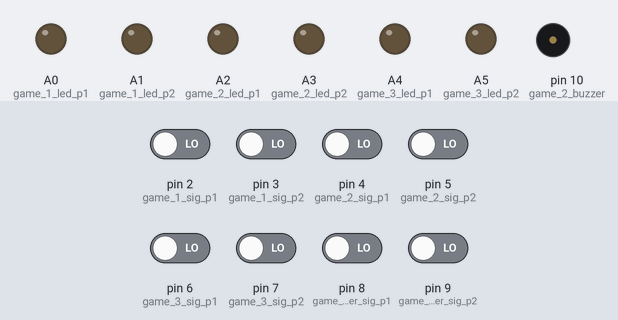
A sketch run on a simulated Arduino Uno, built with avr-gcc and run on an emulated ATmega328P. Shown: output pins drawn as LEDs (lit = HIGH), buzzer (waves = sounding, pin HIGH). Inputs (shaded band) come from the test bench; at power-on: pin 2 (game_1_sig_p1), pin 3 (game_1_sig_p2), pin 4 (game_2_sig_p1), pin 5 (game_2_sig_p2), pin 6 (game_3_sig_p1), pin 7 (game_3_sig_p2), pin 8 (game_buzzer_sig_p1), pin 9 (game_buzzer_sig_p2) LOW.

Above: at 1.2 s.
1.3 s: pin 2 (game_1_sig_p1) driven HIGH
At 3.7 s:
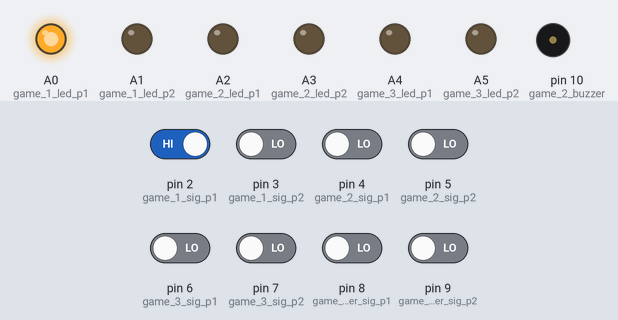
4.0 s: pin 3 (game_1_sig_p2) driven HIGH
At 6.2 s:
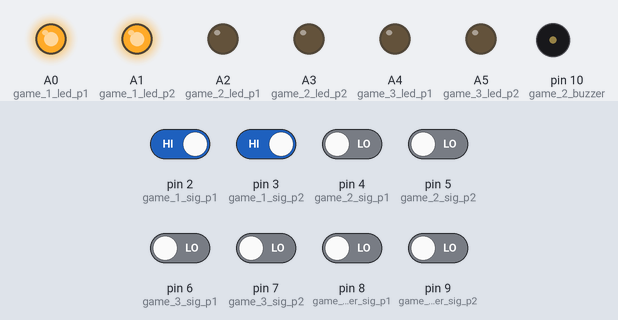
6.8 s: pin 4 (game_2_sig_p1) driven HIGH
At 7.7 s:
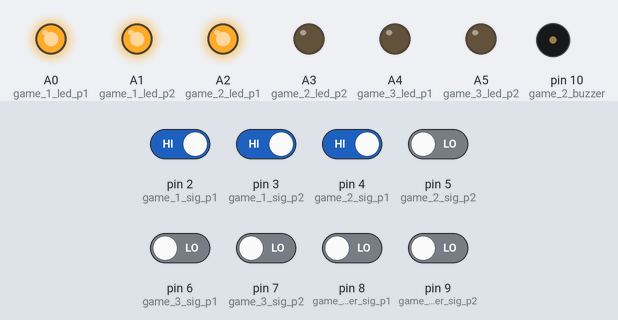
8.3 s: pin 5 (game_2_sig_p2) driven HIGH
At 8.8 s:
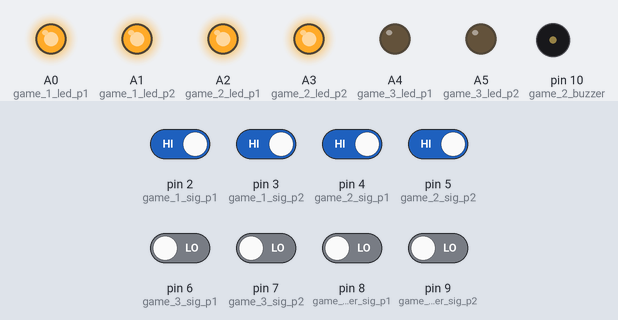
9.8 s: pin 6 (game_3_sig_p1) driven HIGH
At 11.0 s:
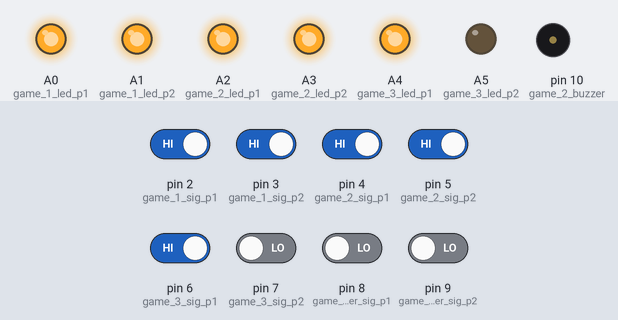
11.3 s: pin 7 (game_3_sig_p2) driven HIGH
At 12.3 s:
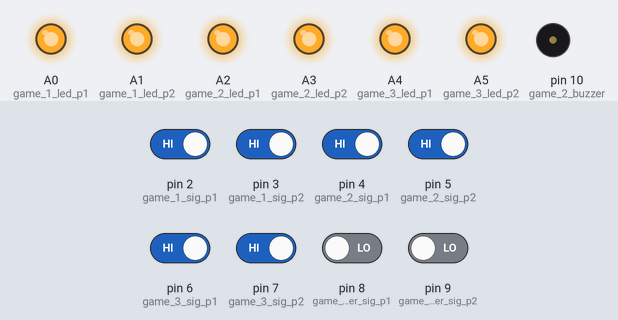
Timing chart, 0 to 13.8 s (numbered marks = the images above; inputs shaded):
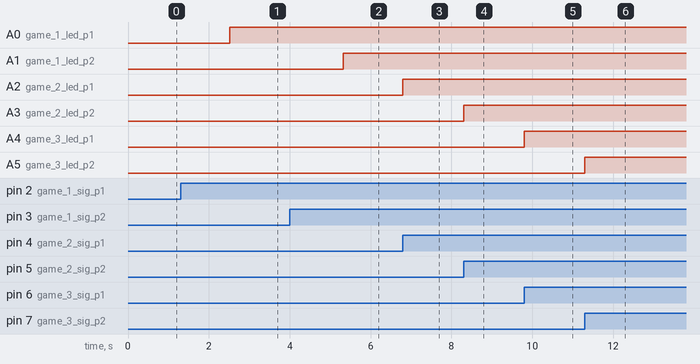

The sketch:

final.ino
```cpp
// Pin Setup
// Signal Pins
int game_1_sig_p1 = 2;
int game_1_sig_p2 = 3;
int game_2_sig_p1 = 4;
int game_2_sig_p2 = 5;
int game_3_sig_p1 = 6;
int game_3_sig_p2 = 7;

int game_buzzer_sig_p1 = 8;
int game_buzzer_sig_p2 = 9;

// LED Pins
int game_1_led_p1 = A0;
int game_1_led_p2 = A1;
int game_2_led_p1 = A2;
int game_2_led_p2 = A3;
int game_3_led_p1 = A4;
int game_3_led_p2 = A5;


// Buzzer Pin
int game_2_buzzer = 10;


// Game 1 counters
int game_1_counter_p1 = 0;
int game_1_counter_p2 = 0;


// Win Flags
bool game_1_win_p1 = false;
bool game_1_win_p2 = false;

bool game_2_win_p1 = false;
bool game_2_win_p2 = false;

bool game_3_win_p1 = false;
bool game_3_win_p2 = false;

void setup() {
  // Signal Pins
  pinMode(game_1_sig_p1, INPUT);
  pinMode(game_1_sig_p2, INPUT);
  pinMode(game_2_sig_p1, INPUT);
  pinMode(game_2_sig_p2, INPUT);
  pinMode(game_3_sig_p1, INPUT);
  pinMode(game_3_sig_p2, INPUT);
  // LED
  pinMode(game_1_led_p1, OUTPUT);
  pinMode(game_1_led_p2, OUTPUT);
  pinMode(game_2_led_p1, OUTPUT);
  pinMode(game_2_led_p2, OUTPUT);
  pinMode(game_3_led_p1, OUTPUT);
  pinMode(game_3_led_p2, OUTPUT);

  // Buzzer
  pinMode(game_2_buzzer, OUTPUT);

  Serial.begin(9600);
}

void LEDS() {
  if (game_1_win_p1 == true) digitalWrite(game_1_led_p1, HIGH);
  if (game_1_win_p2 == true) digitalWrite(game_1_led_p2, HIGH);

  if (game_2_win_p1 == true) digitalWrite(game_2_led_p1, HIGH);
  if (game_2_win_p2 == true) digitalWrite(game_2_led_p2, HIGH);

  if (game_3_win_p1 == true) digitalWrite(game_3_led_p1, HIGH);
  if (game_3_win_p2 == true) digitalWrite(game_3_led_p2, HIGH);
}

void game_1() {
  if (digitalRead(game_1_sig_p1) == HIGH) {
    game_1_counter_p1++;
    if (game_1_counter_p1 > 30000) {
      game_1_win_p1 = true;
    }
  } else {
    if (game_1_counter_p1 > 0) {
        game_1_counter_p1--;
    }
  }

  if (digitalRead(game_1_sig_p2) == HIGH) {
    game_1_counter_p2++;
    if (game_1_counter_p2 > 30000) {
      game_1_win_p2 = true;
    }
  } else {
    if (game_1_counter_p2 > 0) {
        game_1_counter_p2--;
    }
  }
}

void game_2() {
  if (digitalRead(game_buzzer_sig_p1) == HIGH) {
    tone(game_2_buzzer, 300, 100);
  }

  if (digitalRead(game_buzzer_sig_p2) == HIGH) {
    tone(game_2_buzzer, 800, 100);
  }

  if (digitalRead(game_2_sig_p1) == HIGH) {
    game_2_win_p1 = true;
  }
  if (digitalRead(game_2_sig_p2) == HIGH) {
    game_2_win_p2 = true;
  }

}

void game_3() {

  if (digitalRead(game_3_sig_p1) == HIGH) {
    game_3_win_p1 = true;
  }
  if (digitalRead(game_3_sig_p2) == HIGH) {
    game_3_win_p2 = true;
  }
}

void loop() {
  game_1();
  game_2();
  game_3();

  LEDS();
}
```

Measured:
- after the input at 1.3 s, A0 (game_1_led_p1): LOW → HIGH after 1.2 s
- after the input at 4.0 s, A1 (game_1_led_p2): LOW → HIGH after 1.3 s
- after the input at 6.8 s, A2 (game_2_led_p1): LOW → HIGH at once
- after the input at 8.3 s, A3 (game_2_led_p2): LOW → HIGH at once
- after the input at 9.8 s, A4 (game_3_led_p1): LOW → HIGH at once
- after the input at 11.3 s, A5 (game_3_led_p2): LOW → HIGH at once
